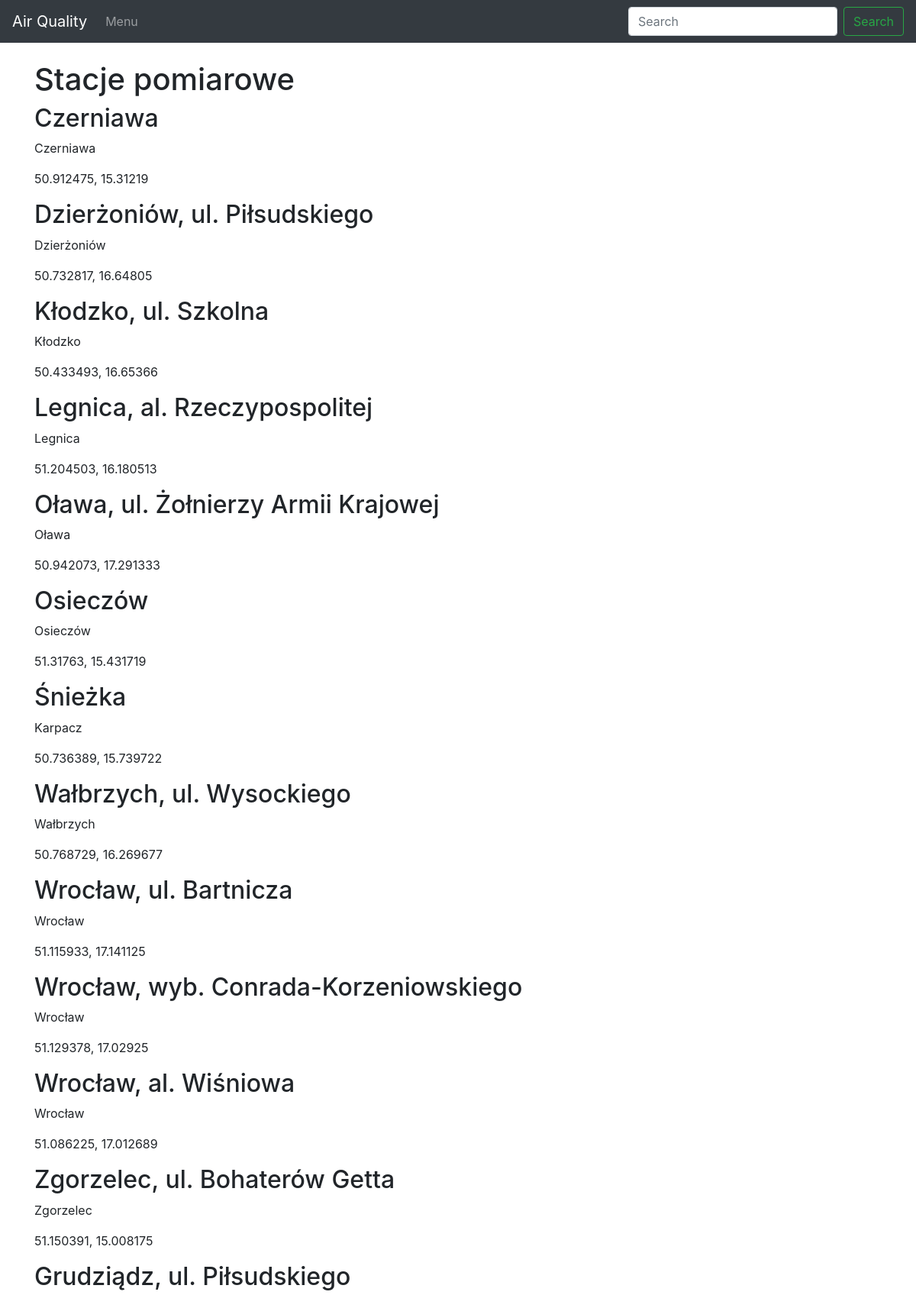
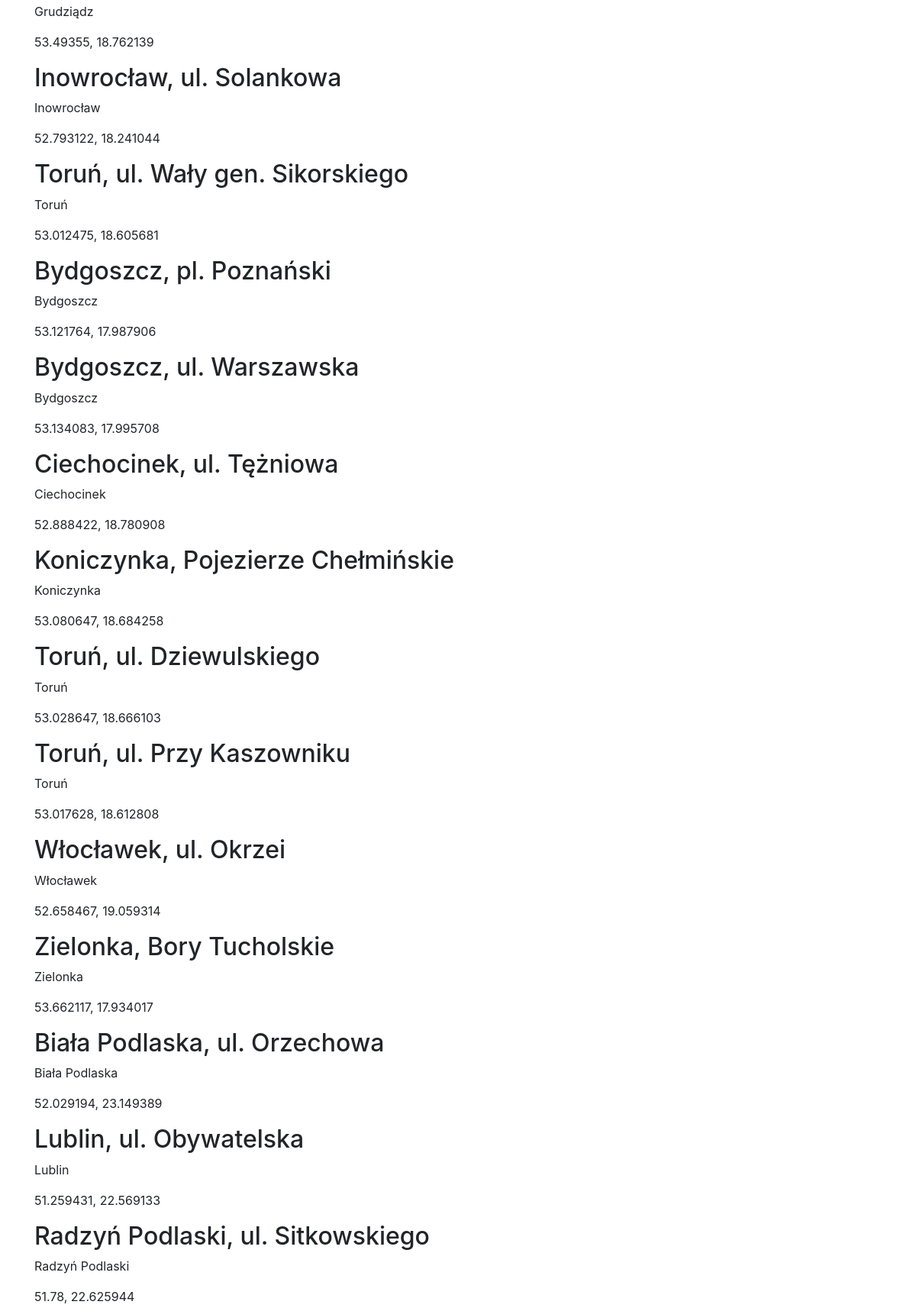
The page / (upper part) on the database its author committed (2 pictures, top to bottom).
### lookup/models.py (models this page shows)
class Station(models.Model):
    id = models.IntegerField(primary_key=True)
    station_name = models.CharField(max_length=100)
    city_name = models.CharField(max_length=100)
    latitude = models.FloatField()
    longitude = models.FloatField()

### lookup/views.py (the view)
# urls.py: path('', views.home, name="home"),
def home(request):
    stations = Station.objects.all()
    return render(request, 'home.html', {'stations': stations} )

### lookup/templates/home.html
{% extends 'base.html' %}
{% block content %}
<h1>Stacje pomiarowe</h1>
{% for station in stations %}
    <h2>{{ station.station_name }}</h2>
    <p>{{ station.city_name }}</p>
    <p>{{ station.latitude }}, {{ station.longitude }}</p>
{% endfor %}
{% endblock %}

### lookup/templates/base.html (shortened to what this page needs)
<!doctype html>
<html lang="en">
  <head>
    <link rel="stylesheet" href="https://cdn.jsdelivr.net/npm/bootstrap@4.6.2/dist/css/bootstrap.min.css">
  </head>
  <body>
  	<nav class="navbar navbar-expand-lg navbar-dark bg-dark">
  <a class="navbar-brand" href="{% url 'home' %}">Air Quality</a>
  <div class="collapse navbar-collapse" id="navbarSupportedContent">
    <ul class="navbar-nav mr-auto">
      <li class="nav-item">
        <a class="nav-link" href="{% url 'about' %}">Menu</a>
      </li>
    </ul>
    <form class="form-inline my-2 my-lg-0">
      <input class="form-control mr-sm-2" type="search" placeholder="Search" aria-label="Search">
      <button class="btn btn-outline-success my-2 my-sm-0" type="submit">Search</button>
    </form>
  </div>
</nav>
  	<br/>
  	<div class="container">
	    {% block content %}
		{% endblock %}
	</div>
  </body>
</html>

### rows shown on the page
Station: station_name "Czerniawa", city_name "Czerniawa", latitude "50.912475", longitude "15.31219"
Station: station_name "Dzierżoniów, ul. Piłsudskiego", city_name "Dzierżoniów", latitude "50.732817", longitude "16.64805"
Station: station_name "Kłodzko, ul. Szkolna", city_name "Kłodzko", latitude "50.433493", longitude "16.65366"
Station: station_name "Legnica, al. Rzeczypospolitej", city_name "Legnica", latitude "51.204503", longitude "16.180513"
Station: station_name "Oława, ul. Żołnierzy Armii Krajowej", city_name "Oława", latitude "50.942073", longitude "17.291333"
Station: station_name "Osieczów", city_name "Osieczów", latitude "51.31763", longitude "15.431719"
Station: station_name "Śnieżka", city_name "Karpacz", latitude "50.736389", longitude "15.739722"
Station: station_name "Wałbrzych, ul. Wysockiego", city_name "Wałbrzych", latitude "50.768729", longitude "16.269677"
Station: station_name "Wrocław, ul. Bartnicza", city_name "Wrocław", latitude "51.115933", longitude "17.141125"
Station: station_name "Wrocław, wyb. Conrada-Korzeniowskiego", city_name "Wrocław", latitude "51.129378", longitude "17.02925"
Station: station_name "Wrocław, al. Wiśniowa", city_name "Wrocław", latitude "51.086225", longitude "17.012689"
Station: station_name "Zgorzelec, ul. Bohaterów Getta", city_name "Zgorzelec", latitude "51.150391", longitude "15.008175"
Station: station_name "Grudziądz, ul. Piłsudskiego", city_name "Grudziądz", latitude "53.49355", longitude "18.762139"
Station: station_name "Inowrocław, ul. Solankowa", city_name "Inowrocław", latitude "52.793122", longitude "18.241044"
Station: station_name "Toruń, ul. Wały gen. Sikorskiego", city_name "Toruń", latitude "53.012475", longitude "18.605681"
Station: station_name "Bydgoszcz, pl. Poznański", city_name "Bydgoszcz", latitude "53.121764", longitude "17.987906"
Station: station_name "Bydgoszcz, ul. Warszawska", city_name "Bydgoszcz", latitude "53.134083", longitude "17.995708"
Station: station_name "Ciechocinek, ul. Tężniowa", city_name "Ciechocinek", latitude "52.888422", longitude "18.780908"
Station: station_name "Koniczynka, Pojezierze Chełmińskie", city_name "Koniczynka", latitude "53.080647", longitude "18.684258"
Station: station_name "Toruń, ul. Dziewulskiego", city_name "Toruń", latitude "53.028647", longitude "18.666103"
Station: station_name "Toruń, ul. Przy Kaszowniku", city_name "Toruń", latitude "53.017628", longitude "18.612808"
Station: station_name "Włocławek, ul. Okrzei", city_name "Włocławek", latitude "52.658467", longitude "19.059314"
Station: station_name "Zielonka, Bory Tucholskie", city_name "Zielonka", latitude "53.662117", longitude "17.934017"
Station: station_name "Biała Podlaska, ul. Orzechowa", city_name "Biała Podlaska", latitude "52.029194", longitude "23.149389"
Station: station_name "Lublin, ul. Obywatelska", city_name "Lublin", latitude "51.259431", longitude "22.569133"
Station: station_name "Radzyń Podlaski, ul. Sitkowskiego", city_name "Radzyń Podlaski", latitude "51.78", longitude "22.625944"
